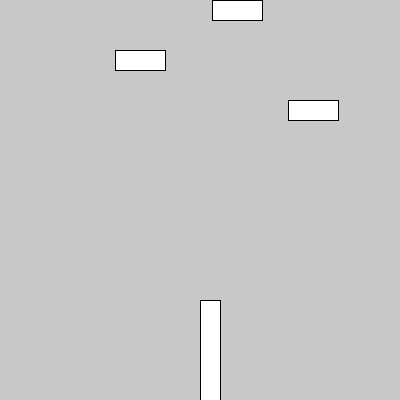
Frame 1 (no input)
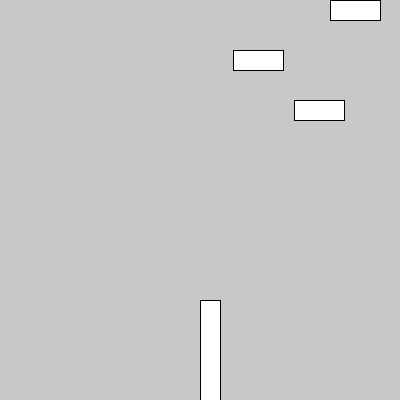
Frame 60 (the mouse pressed at the canvas centre just before this capture)
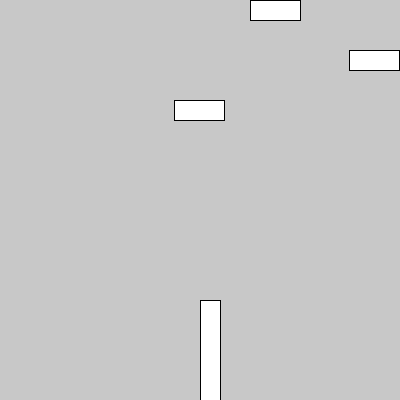
Frame 120 (the mouse held since frame 60 and released just before this capture)

The Processing sketch that drew these frames (run headless with seeded random() and noise(); from frame 60 on, the mouse is pressed at the canvas centre):

// Processing sketch: nave_canon_bala_colision
// ── nave_canon_bala_colision.pde
int posX1 = round(random(50, 300));
int posX2 = round(random(50, 300));
int posX3 = round(random(50, 300));

boolean enemigo1Visible = true;
boolean enemigo2Visible = true;
boolean enemigo3Visible = true;

int anchoRect = 50;
int altoRect = 20;
int direccion1 = 1;
int velocidad1 = floor(random(2, 2));// 3.6 => 3, 3.1 => 3
int direccion2 = 1;
int velocidad2 = ceil(random(2, 2));// 3.6 => 4, 3.1 => 4
int direccion3 = 1;
int velocidad3 = round(random(2, 2));// 3.6 => 4, 5.2 => 5 

int posXCanon = 200;
int altoCanon = 100;
int anchoCanon = 20;

int tamBala = 15;
int posXBala;
int posYBala = 200;

boolean balaSeHaDisparado = false;

void setup()
{
  size(400, 400);
  posYBala = height - altoCanon + (anchoCanon / 2);
}

void draw()
{
  background(200);
  
  if(enemigo1Visible){
    rect(posX1, 0, anchoRect, altoRect);
  }
  
  if(enemigo2Visible){
    rect(posX2, 50, anchoRect, altoRect);
  }
  
  if(enemigo3Visible){
    rect(posX3, 100, anchoRect, altoRect);
  }
  
  //Rect 1
  if(posX1 >= width - anchoRect){
    direccion1 = -1;
  }
  if(posX1 <= 0){
    direccion1 = 1;
  }
  
  //Rect 2
  if(posX2 >= width - anchoRect){
    direccion2 = -1;
  }
  if(posX2 <= 0){
    direccion2 = 1;
  }
  
  //Rect 3
  if(posX3 >= width - anchoRect){
    direccion3 = -1;
  }
  if(posX3 <= 0){
    direccion3 = 1;
  }
  
  posX1 = posX1 + (velocidad1 * direccion1);
  posX2 = posX2 + (velocidad2 * direccion2);
  posX3 = posX3 + (velocidad3 * direccion3);
  
  //Bala
  if(balaSeHaDisparado){
    ellipse(posXBala, posYBala, tamBala, tamBala);
    posYBala--;
    
    line(posXBala, posYBala, posX1 + anchoRect/2, 0 + altoRect/2);
    line(posXBala, posYBala, posX2 + anchoRect/2, 50 + altoRect/2);
    line(posXBala, posYBala, posX3 + anchoRect/2, 100 + altoRect/2);
    
    if(dist(posXBala, posYBala, posX1 + anchoRect/2, 0 + altoRect/2) < tamBala){
      balaSeHaDisparado = false;
      enemigo1Visible = false;
    }
    
    if(dist(posXBala, posYBala, posX2 + anchoRect/2, 50 + altoRect/2) < tamBala){
      balaSeHaDisparado = false;
      enemigo2Visible = false;
    }
    
    if(dist(posXBala, posYBala, posX3 + anchoRect/2, 100 + altoRect/2) < tamBala){
      balaSeHaDisparado = false;
      enemigo3Visible = false;
    }
  }
  
  //Cañon
  rect(posXCanon, height - altoCanon, anchoCanon, altoCanon);
}

void mouseClicked(){

}

void keyPressed(){
  if(keyCode == LEFT){
    posXCanon-=5; //posXCanon = posXCanon - 5
    posXBala = posXCanon + (anchoCanon / 2);
  }
  if(keyCode == RIGHT){
    posXCanon+=5; //posXCanon = posXCanon + 5
    posXBala = posXCanon + (anchoCanon / 2);
  }
  
  if(keyCode == ENTER){
    balaSeHaDisparado = true;
  }
}
